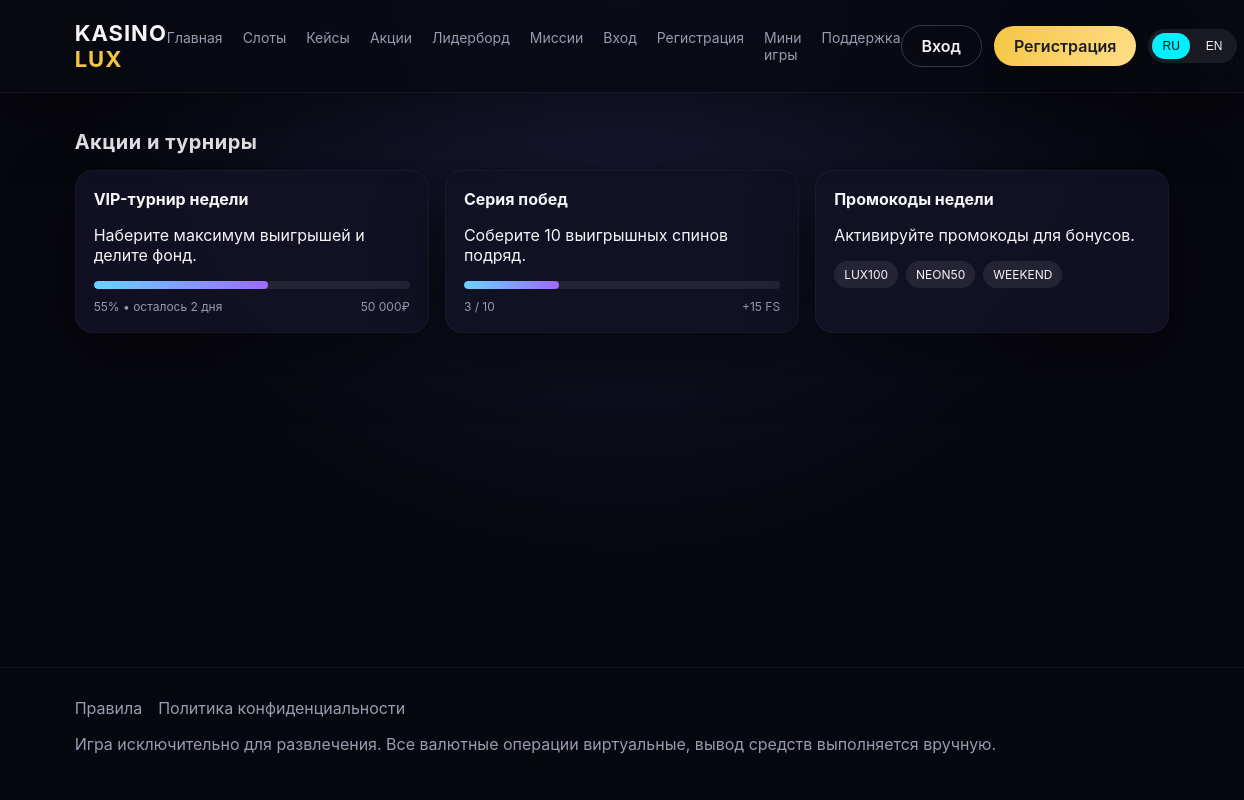
The app's page /promotions.php with its own data.
### tables this page shows
CREATE TABLE settings (
    id INT AUTO_INCREMENT PRIMARY KEY,
    name VARCHAR(100) NOT NULL UNIQUE,
    value TEXT NOT NULL
);

### config.php (called while the page is built)
<?php
return [
    'site' => [
        'name' => 'Kasino Lux',
        'base_url' => '',
        'default_language' => 'ru',
        'support_email' => 'support@example.com',
        'demo_mode' => false,
    ],
    'mail' => [
        'enabled' => false,
        'host' => 'smtp.example.com',
        'port' => 587,
        'encryption' => 'tls',
        'username' => 'smtp_user',
        'password' => 'smtp_password',
        'from_email' => 'support@example.com',
        'from_name' => 'Kasino Lux',
    ],
    'db' => [
        'host' => 'localhost',
        'name' => 'kasino',
        'user' => 'root',
        'pass' => '',
        'charset' => 'utf8mb4',
    ],
    'security' => [
        'session_name' => 'kasino_session',
        'csrf_key' => 'change_this_secret_key',
        'rate_limit' => [
            'login' => ['window' => 300, 'max' => 10],
            'spin' => ['window' => 60, 'max' => 120],
            'withdrawal' => ['window' => 3600, 'max' => 5],
        ],
    ],
    'payments' => [
        'sbp' => [
            'merchant_id' => 'SBP_MERCHANT_ID',
            'secret' => 'SBP_SECRET',
            'min_amount' => 100,
            'max_amount' => 100000,
        ],
    ],
    'bonuses' => [
        'daily_amount' => 50,
        'welcome_amount' => 500,
        'welcome_wager' => 20,
        'cashback_percent' => 5,
    ],
    'pwa' => [
        'name' => 'Kasino Lux',
        'short_name' => 'Kasino',
        'theme_color' => '#0b0b14',
        'background_color' => '#0b0b14',
    ],
    'game' => [
        'min_bet' => 10,
        'max_bet' => 1000,
    ],
];

### promotions.php (the view, shortened to what this page needs)
<?php
require __DIR__ . '/helpers.php';
?>
<section class="section">
    <h2><?php echo site_setting('promotions_title', t('promotions_title')); ?></h2>
    <div class="cards">
        <div class="card promo-card">
            <strong><?php echo site_setting('promo_vip_title', t('promo_vip_title')); ?></strong>
            <p><?php echo site_setting('promo_vip_desc', t('promo_vip_desc')); ?></p>
            <div class="progress">
                <div class="progress-bar" style="width: 55%"></div>
            </div>
            <div class="mission-meta">
                <span>55% • осталось 2 дня</span>
                <span>50 000₽</span>
            </div>
        </div>
        <div class="card promo-card">
            <strong><?php echo site_setting('promo_streak_title', t('promo_streak_title')); ?></strong>
            <p><?php echo site_setting('promo_streak_desc', t('promo_streak_desc')); ?></p>
            <div class="progress">
                <div class="progress-bar" style="width: 30%"></div>
            </div>
            <div class="mission-meta">
                <span>3 / 10</span>
                <span>+15 FS</span>
            </div>
        </div>
        <div class="card promo-card">
            <strong><?php echo site_setting('promo_codes_title', t('promo_codes_title')); ?></strong>
            <p><?php echo site_setting('promo_codes_desc', t('promo_codes_desc')); ?></p>
            <div class="promo-tags">
                <?php
                $codes = array_filter(array_map('trim', explode(',', site_setting('promo_codes_list', 'LUX100, NEON50, WEEKEND'))));
                foreach ($codes as $code):
                ?>
                    <span class="tag"><?php echo htmlspecialchars($code, ENT_QUOTES); ?></span>
                <?php endforeach; ?>
            </div>
        </div>
    </div>
</section>

### assets/css/style.css (style rules this page uses)
:root { --bg: #0b0b14; --panel: #121225; --panel-strong: #181834; --accent: #f5c542; --accent-soft: rgba(245, 197, 66, 0.2); --neon: #00f0ff; --neon-soft: rgba(0, 240, 255, 0.15); --text: #f5f5f7; --muted: #9a9ab0; --danger: #ff5f6d; --success: #3ef7b0; --shadow: 0 20px 60px rgba(0, 0, 0, 0.5); --glow: 0 0 30px rgba(0, 240, 255, 0.2); font-family: 'Inter', 'Segoe UI', system-ui, sans-serif; }
* { box-sizing: border-box; }
body { margin: 0; background: radial-gradient(circle at top, #1c1c3a, #07070f 55%) fixed; color: var(--text); }
.section { padding: 20px 6vw 60px; }
.section h2 { font-size: 20px; margin-bottom: 16px; letter-spacing: 0.5px; }
.cards { display: grid; gap: 16px; grid-template-columns: repeat(auto-fit, minmax(200px, 1fr)); }
.mission-card, .promo-card, .referral-card { background: linear-gradient(145deg, rgba(18, 18, 37, 0.9), rgba(30, 30, 58, 0.9)); border: 1px solid rgba(255, 255, 255, 0.08); }
.progress { width: 100%; height: 8px; border-radius: 999px; background: rgba(255, 255, 255, 0.08); overflow: hidden; margin-top: 12px; }
.progress-bar { height: 100%; border-radius: 999px; background: linear-gradient(90deg, #6ad3ff, #9b6bff); }
.mission-meta { display: flex; justify-content: space-between; margin-top: 10px; color: var(--muted); font-size: 12px; }
.promo-tags { display: flex; gap: 8px; flex-wrap: wrap; margin-top: 12px; }
.tag { padding: 6px 10px; border-radius: 999px; font-size: 12px; background: rgba(255, 255, 255, 0.08); color: var(--text); }
.card { background: rgba(18, 18, 37, 0.9); padding: 18px; border-radius: 18px; border: 1px solid rgba(255, 255, 255, 0.04); box-shadow: var(--shadow); transition: transform 0.2s ease, border-color 0.2s ease; }

### records on screen
settings: value "Акции и турниры"
settings: value "VIP-турнир недели"
settings: value "Наберите максимум выигрышей и делите фонд."
settings: value "Серия побед"
settings: value "Соберите 10 выигрышных спинов подряд."
settings: value "Промокоды недели"
settings: value "Активируйте промокоды для бонусов."
settings: value "LUX100", value "NEON50", value "WEEKEND"

### other values on screen
t('nav_home') "Главная"
t('nav_slots') "Слоты"
t('nav_cases') "Кейсы"
t('nav_promotions') "Акции"
t('nav_leaderboard') "Лидерборд"
t('nav_missions') "Миссии"
t('nav_login') "Вход"
t('nav_register') "Регистрация"
t('nav_minigames') "Мини игры"
t('nav_support') "Поддержка"
t('nav_terms') "Правила"
t('nav_privacy') "Политика конфиденциальности"
t('legal_notice') "Игра исключительно для развлечения. Все валютные операции виртуальные, вывод средств выполняется вручную."
